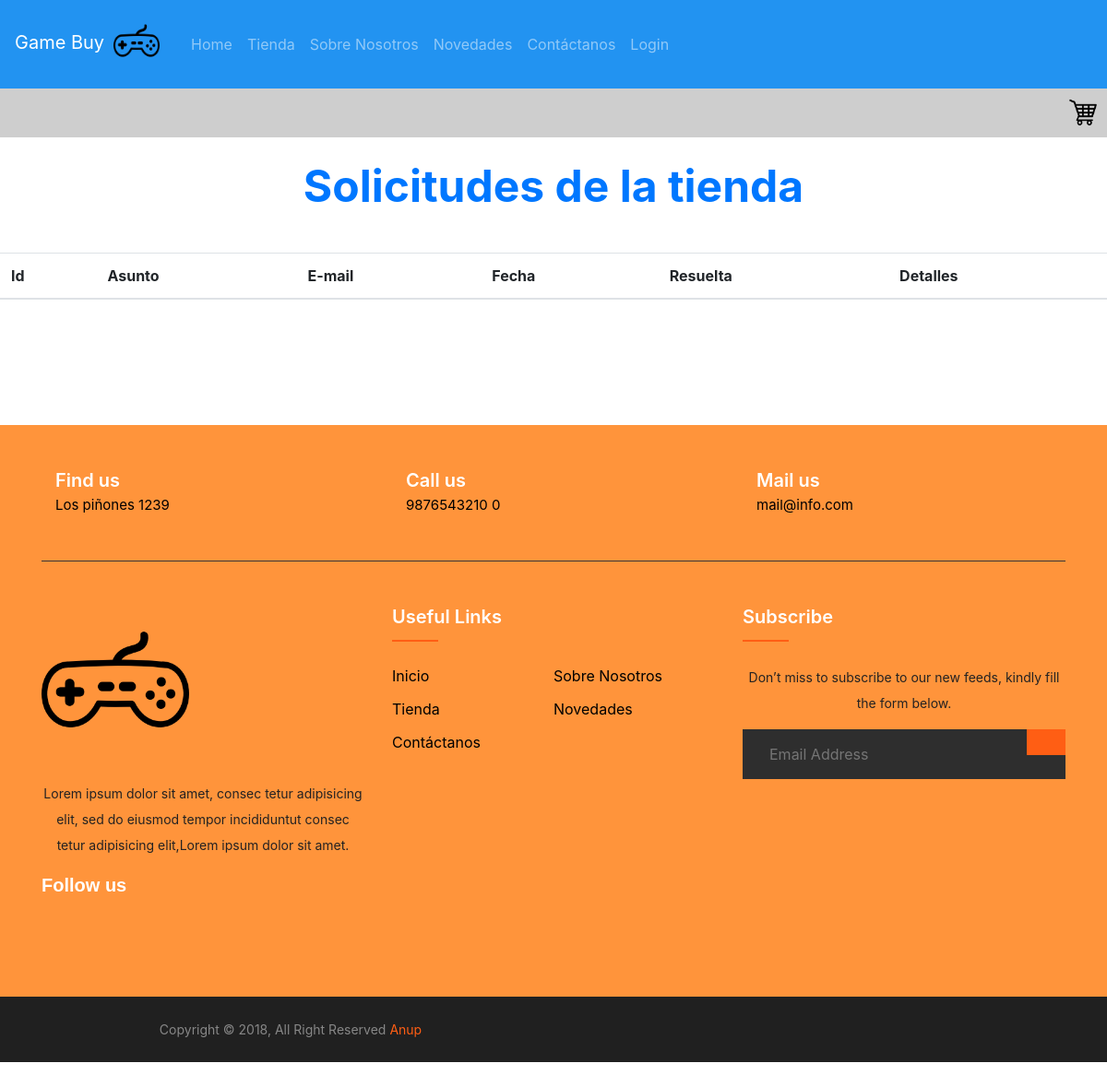
/tienda/crud_c, run on an earlier commit of the app's database.
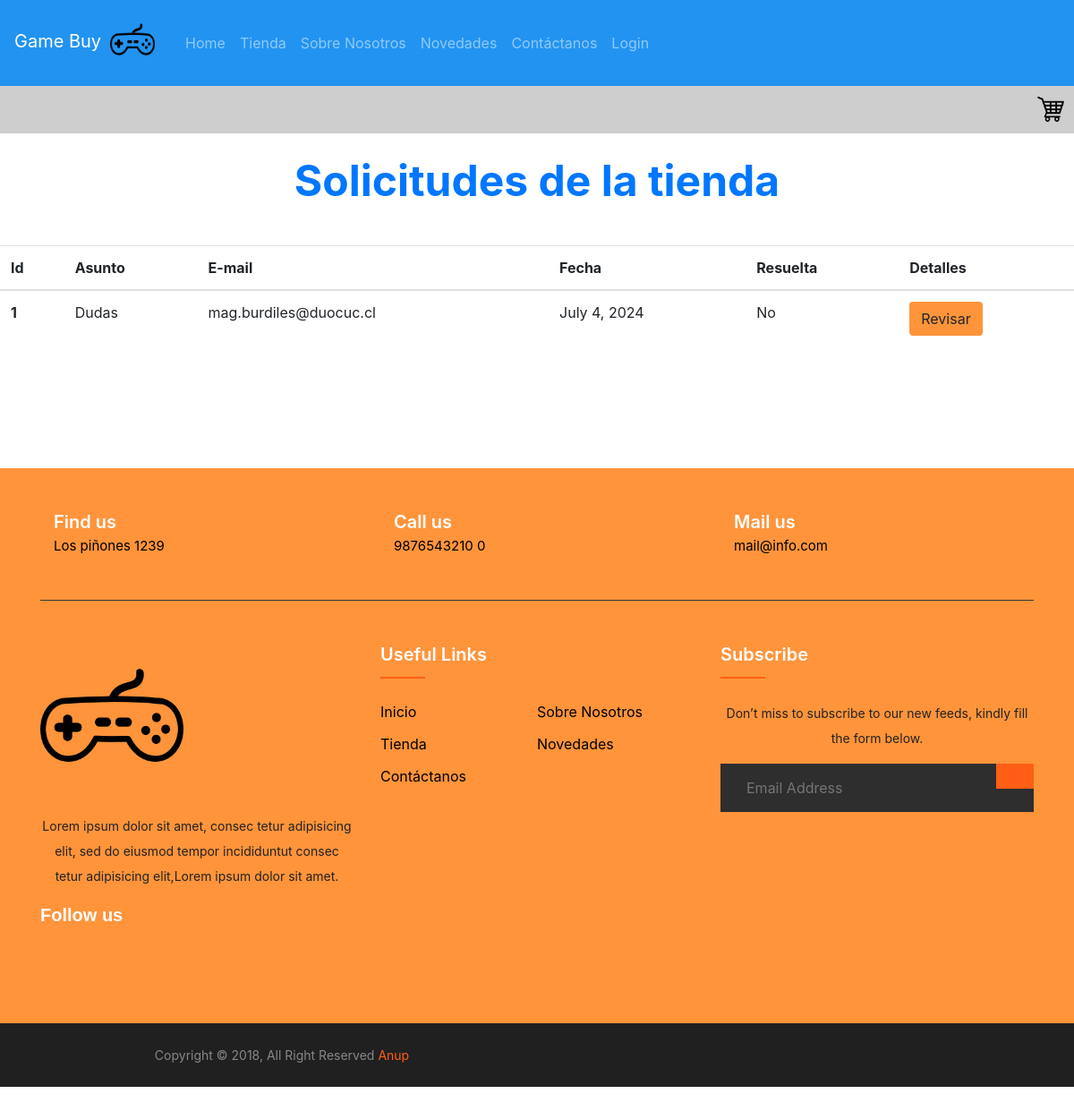
And on a later commit of the database.
### tienda/models.py (models this page shows)
class Contact(models.Model):
    f_cliente= models.ForeignKey(Cliente, db_column= 'cliente_FK', on_delete= models.CASCADE, null= True)
    asunto= models.CharField(max_length= 50)
    mensaje= models.CharField(max_length= 500)
    fecha_emision= models.DateField(auto_now_add= True)
    email_emisor= models.CharField(max_length= 80)
    respuesta= models.CharField(max_length= 500, null= True)
    resuelta= models.BooleanField(null= True, default= False)

### tienda/views.py (the view)
# urls.py: path("crud_c", views.crud_contact, name="crud_c"),
def crud_contact(request):
    if request.method== "POST":
        id_c= request.POST["boton_id"]
        request.session["id_c"]= id_c
        solicitud= Contact.objects.get(id= id_c)
        resuelta= solicitud.resuelta
        if resuelta:
            res= "Si"
        else:
            res= "No"
        try:
            cliente= solicitud.f_cliente
            context={"cliente": cliente,
                     "solicitud": solicitud,
                     "res": res}
            return contact_details(request, context)
        except:
            context={"solicitud": solicitud,
                     "no_cli": "Cliente no Registrado",
                     "res": res}
            return contact_details(request, context)
    else :
        contactos= Contact.objects.all()
        context={"contact": contactos}
        return render(request, "tienda/crud_contact.html", context)

### tienda/templates/tienda/crud_contact.html (shortened to what this page needs)
{% extends 'tienda/base.html' %}
{% load static %}
{% block content %}
<h1 class="my-4">Solicitudes de la tienda</h1>
<div class="table-contenedor">
<table class="table table-hover tabla-crud">
    <thead>
      <tr>
        <th scope="col">Id</th>
        <th scope="col">Asunto</th>
        <th scope="col">E-mail</th>
        <th scope="col">Fecha</th>
        <th scope="col">Resuelta</th>
        <th scope="col">Detalles</th>
      </tr>
    </thead>
    <tbody>
        {% for con in contact %}
            <tr>
              <th scope="row">{{con.id}}</th>
              <td>{{con.asunto}}</td>
              <td>{{con.email_emisor}}</td>
              <td>{{con.fecha_emision}}</td>
              <td>{% if con.resuelta %} Si {% else %} No {% endif %}</td>
              <form method="POST">
                <td><button type="submit" value="{{con.id}}" name="boton_id" class="btn btn-crud">Revisar</button></td>
              </form>
            </tr>
        {% endfor %}
    </tbody>
  </table>
</div>
{% endblock %}

What changed in the data, as far as the page shows it:
added Contact: id "1", asunto "Dudas", email_emisor "mag.burdiles@duocuc.cl", fecha_emision "July 4, 2024", resuelta "No"
